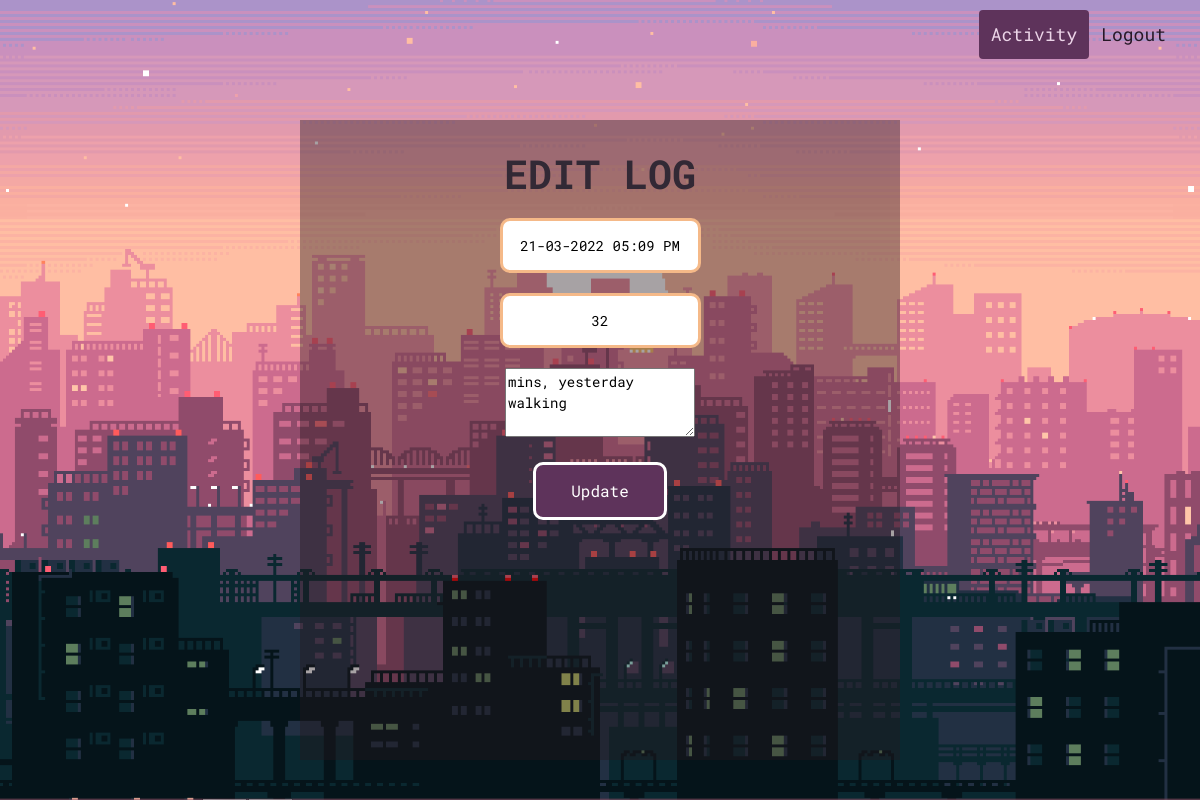
Page /user/sri/2/12/edit (signed in) on the committed database.
### app.py (models this page shows)
class TrackerData(db.Model):
    __tablename__ = 'tracker_db'
    id = db.Column(db.Integer, primary_key=True, autoincrement=True)
    tracker_id = db.Column(db.Integer, db.ForeignKey('activity_db.id'))
    date = db.Column(db.String, nullable=False)
    tracker_value = db.Column(db.Integer, nullable=True)
    description = db.Column(db.String, nullable=False)

### app.py (the view, shortened to what this page needs)
@app.route('/user/<username>/<int:tid>/<int:lid>/edit', methods=['GET', 'POST'])
def edit_log(username, tid, lid):
    if request.method == 'GET':
        flag = False
        cur_activity = session.get('activity')
        curr_log = db.session.query(TrackerData).filter(
            TrackerData.id == lid).first()
        curr_tracker = db.session.query(
            Activity).filter(Activity.id == tid).first()
        if curr_tracker.mselect != None:
            flag = True
        vals = curr_tracker.mselect
        split_strip_values = []
        if vals != None:
            split_values = vals.split(',')
            for val in split_values:
                split_strip_values.append(val.strip())
        return render_template('edit_log.html', log=curr_log, values=split_strip_values, flag=flag, username=username, activity=cur_activity)

### templates/edit_log.html (shortened to what this page needs)
<!DOCTYPE html>
<html>
<head>
    <link href="https://cdn.jsdelivr.net/npm/bootstrap@5.1.3/dist/css/bootstrap.min.css" rel="stylesheet"
>
    <link rel="stylesheet"
        href="https://cdnjs.cloudflare.com/ajax/libs/bootstrap-datetimepicker/4.7.14/css/bootstrap-datetimepicker.min.css">
    <link rel="stylesheet" type="text/css" href="https://cdn.jsdelivr.net/npm/daterangepicker/daterangepicker.css" />
    <link rel="stylesheet" href="/static/css/index.css">
</head>
<body>
    <div class="container-fluid banner">
        <div class="col-md-6 offset-md-3">
            <form class="box" method="POST">
                <h1>Edit Log</h1>
                <div style="position: relative">
                    <input type="text" name="date" value="{{log.date}}" />
                </div>
                {% if flag == false %}
                <input type="text" class="textfield" value="{{log.tracker_value}}" placeholder="Value" id="value"
                    name="value" onkeypress="return isNumber(event)" onpaste="return false;" / required>
                {%endif%}
                <textarea class="span6" rows="3" id="description" name="description" placeholder="Description"
                    required>{{log.description}}</textarea>
                    <input type="submit" class="btn btn-primary" value="Update">
            </form>
        </div>
        <div class="header">
            <div class="header-right">
                <a class="active" href='/user/{{username}}/{{activity}}'>Activity</a>
                <a href='{{url_for("logout")}}'>Logout</a>
            </div>
        </div>
    </div>
</body>
</html>

### static/css/index.css (style rules this page uses)
body { margin: 0; padding: 0; font-family: 'Roboto Mono', sans-serif; font-size: 14px; color: black; }
input::placeholder { font-family: 'Roboto Mono', sans-serif; }
.banner { height: 100vh; width: 100%; background: url("../images/bg3.jpg"); background-position: top; background-size: cover; background-repeat: none; }
.box { overflow: scroll; height: 80%; width: 600px; padding: 30px; top: 55%; position: absolute; left: 50%; font-family: 'Roboto Mono', sans-serif; transform: translate(-50%, -50%); background: rgba(36, 23, 28, 0.4); text-align: center; }
.box h1 { color: rgb(50, 41, 53); text-transform: uppercase; font-weight: 700; }
.box input[type="text"], .box input[type="email"], .box input[type="password"] { border: 0; display: block; margin: 20px auto; text-align: center; border: 3px solid rgb(245, 185, 136); padding: 14px 10px; width: 220 px; outline: none; color: rgb(0, 0, 0); border-radius: 10px; transition: 0.25px; }
.box input[type="submit"] { border: 0; display: block; margin: 20px auto; text-align: center; border: 3px solid; padding: 14px 35px; outline: none; border-radius: 10px; transition: 0.25px; cursor: pointer; background-color: rgb(94, 51, 91); color: white; }
.header { overflow: hidden; padding: 10px 10px; font-family: 'Roboto Mono'; }
.header a { float: left; color: rgb(39, 24, 39); text-align: center; padding: 12px; font-family: 'Roboto Mono'; text-decoration: none; font-size: 18px; line-height: 25px; border-radius: 4px; }
.header a.active { background-color: rgb(94, 51, 91); color: rgb(236, 213, 232); }
.header-right { float: right; }

### rows in the picture
TrackerData: date "21-03-2022 05:09 PM", value "32", description "mins, yesterday walking"
